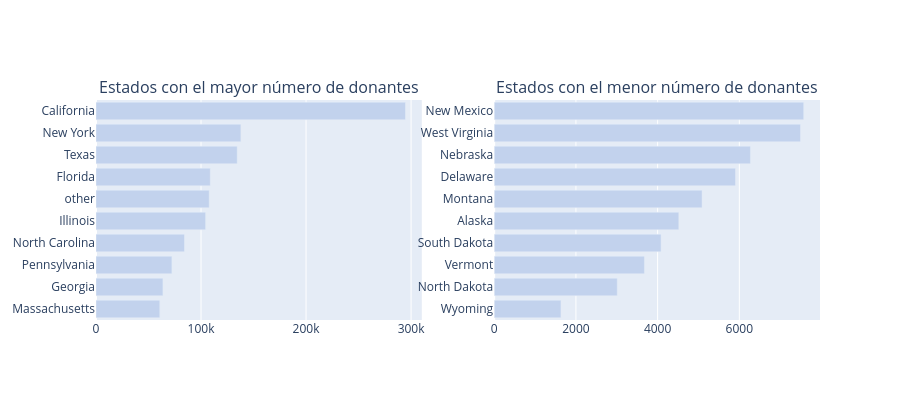

Write notebook code for a chart like this one.
### Code cell
def bar_hor(df, col, title, color, w=None, h=None, lm=0, limit=100, return_trace=False, rev=False):
    cnt_srs = df[col].value_counts()
    yy = cnt_srs.head(limit).index[::-1]
    xx = cnt_srs.head(limit).values[::-1]

    if rev:
        yy = cnt_srs.tail(limit).index[::-1]
        xx = cnt_srs.tail(limit).values[::-1]

    trace = go.Bar(y=yy, x=xx, orientation='h',
                   marker=dict(color=color))

    if return_trace:
        return trace

    layout = dict(title=title, margin=dict(l=lm), width=w, height=h)
    fig = go.Figure(data=[trace], layout=layout)
    iplot(fig)


def bar_hor_noagg(x, y, title, color, w=None, h=None, lm=0, limit=100, rt=False):
    trace = go.Bar(y=x, x=y, orientation='h',
                   marker=dict(color=color))

    if rt:
        return trace

    layout = dict(title=title, margin=dict(l=lm), width=w, height=h)
    fig = go.Figure(data=[trace], layout=layout)
    iplot(fig)


def bar_ver_noagg(x, y, title, color, w=None, h=None, lm=0, rt=False):
    trace = go.Bar(y=y, x=x,
                   marker=dict(color=color))

    if rt:
        return trace

    layout = dict(title=title, margin=dict(l=lm), width=w, height=h)
    fig = go.Figure(data=[trace], layout=layout)
    iplot(fig)


trace1 = bar_hor(
    donors_df,
    'Donor City',
    "Ciudades con el mayor número de donantes",
    '#c2d2ed',
    500, 400, 200,
    limit=10,
    return_trace=True
)

trace2 = bar_hor(
    donors_df,
    'Donor State',
    "Estados con el mayor número de donantes",
    '#c2d2ed',
    500, 400, 200,
    limit=10,
    return_trace=True
)

trace4 = bar_hor(
    donors_df,
    'Donor State',
    "Estados con el menor número de donantes",
    '#c2d2ed',
    600, 400, 200,
    limit=10,
    return_trace=True,
    rev=True
)

fig = tools.make_subplots(
    rows=1,
    cols=2,
    print_grid=False,
    subplot_titles=[
        'Estados con el mayor número de donantes',
        'Estados con el menor número de donantes'
    ]
)

fig.append_trace(trace2, 1, 1)
fig.append_trace(trace4, 1, 2)

fig['layout'].update(height=400, showlegend=False)
iplot(fig)

### Figure 1 — Plotly figure (JSON) as saved in the notebook; plotly's stock layout.template omitted (floating-point values rounded to 4 significant figures)
{"data": [{"marker": {"color": "#c2d2ed"}, "orientation": "h", "type": "bar", "x": [60730, 63731, 72280, 84250, 104381, 107809, 108828, 134449, 137957, 294695], "xaxis": "x", "y": ["Massachusetts", "Georgia", "Pennsylvania", "North Carolina", "Illinois", "other", "Florida", "Texas", "New York", "California"], "yaxis": "y"}, {"marker": {"color": "#c2d2ed"}, "orientation": "h", "type": "bar", "x": [1634, 3012, 3677, 4084, 4519, 5088, 5906, 6272, 7497, 7576], "xaxis": "x2", "y": ["Wyoming", "North Dakota", "Vermont", "South Dakota", "Alaska", "Montana", "Delaware", "Nebraska", "West Virginia", "New Mexico"], "yaxis": "y2"}], "layout": {"annotations": [{"font": {"size": 16}, "showarrow": false, "text": "Estados con el mayor número de donantes", "x": 0.225, "xanchor": "center", "xref": "paper", "y": 1, "yanchor": "bottom", "yref": "paper"}, {"font": {"size": 16}, "showarrow": false, "text": "Estados con el menor número de donantes", "x": 0.775, "xanchor": "center", "xref": "paper", "y": 1, "yanchor": "bottom", "yref": "paper"}], "height": 400, "showlegend": false, "xaxis": {"anchor": "y", "domain": [0, 0.45]}, "xaxis2": {"anchor": "y2", "domain": [0.55, 1]}, "yaxis": {"anchor": "x", "domain": [0, 1]}, "yaxis2": {"anchor": "x2", "domain": [0, 1]}}}
